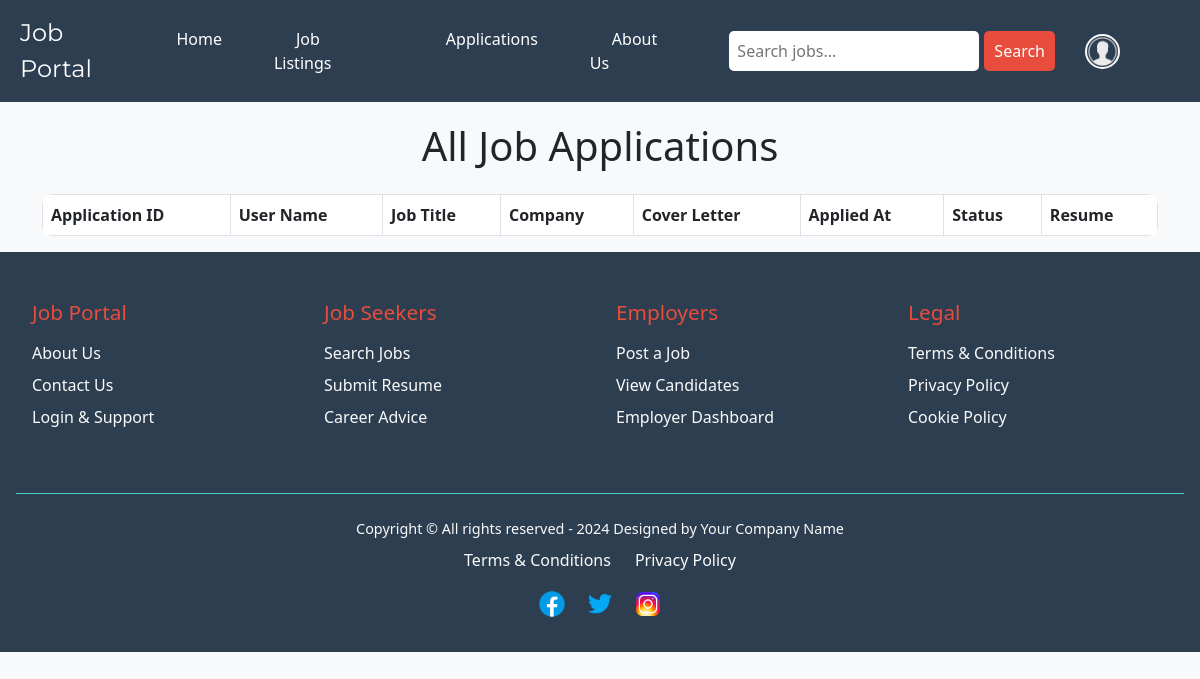
Before: /admin_applications.php (signed in) with the older database file.
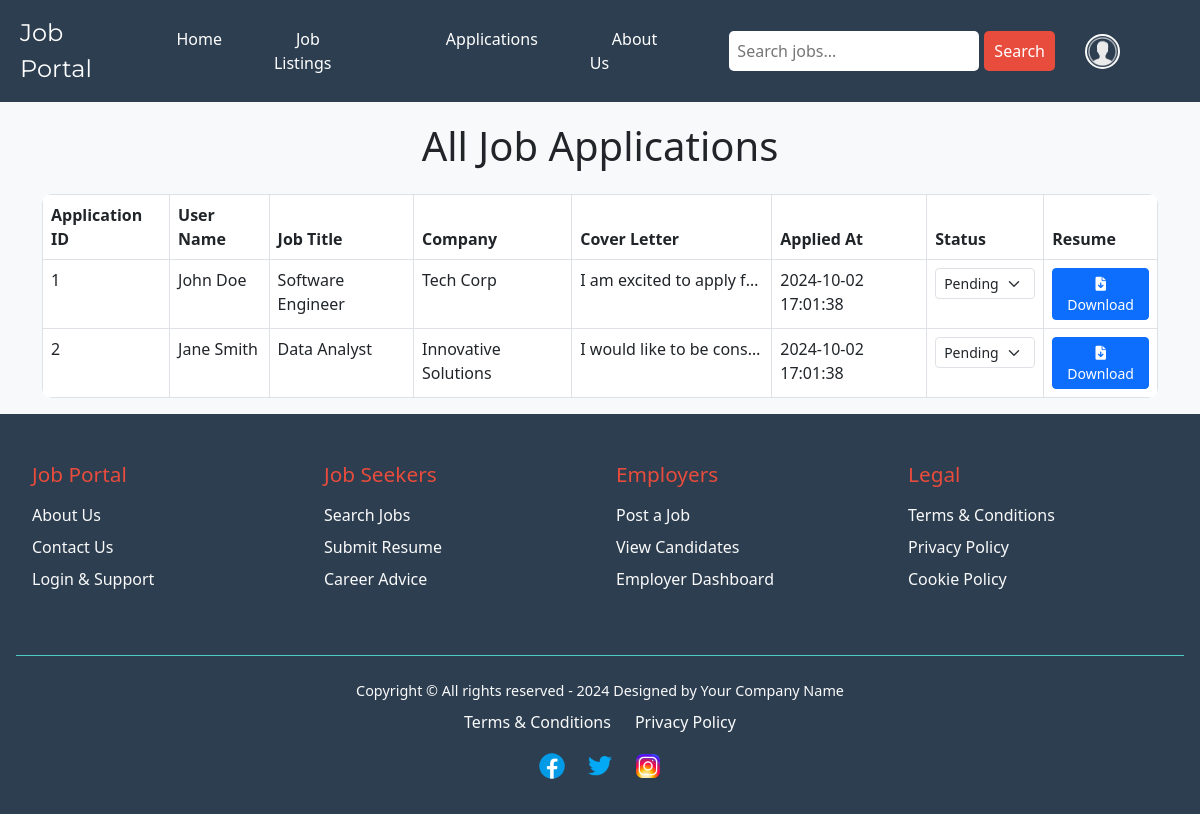
After: the same page with the newer database file.
### tables this page shows
CREATE TABLE `applications` (
  `application_id` INT(11) NOT NULL AUTO_INCREMENT COMMENT 'Unique ID for each application',
  `user_id` INT(11) NOT NULL COMMENT 'ID of the user applying for the job, references users table',
  `job_id` INT(11) NOT NULL COMMENT 'ID of the job being applied to, references jobs table',
  `cover_letter` TEXT DEFAULT NULL COMMENT 'Optional cover letter submitted with the application',
  `applied_at` TIMESTAMP NOT NULL DEFAULT CURRENT_TIMESTAMP COMMENT 'Timestamp when the application was submitted',
  `status` ENUM('pending', 'reviewed', 'accepted', 'rejected') DEFAULT 'pending' COMMENT 'Status of the job application',
  PRIMARY KEY (`application_id`),
  CONSTRAINT `fk_user_id` FOREIGN KEY (`user_id`) REFERENCES `users`(`id`) ON DELETE CASCADE ON UPDATE CASCADE,
  CONSTRAINT `fk_job_id` FOREIGN KEY (`job_id`) REFERENCES `jobs`(`job_id`) ON DELETE CASCADE ON UPDATE CASCADE,
  INDEX `idx_user_id` (`user_id`),
  INDEX `idx_job_id` (`job_id`)
);

CREATE TABLE `users` (
  `id` int(11) NOT NULL AUTO_INCREMENT,
  `name` varchar(100) NOT NULL,
  `email` varchar(100) NOT NULL UNIQUE,
  `password` varchar(255) NOT NULL,
  `phone_number` varchar(20) DEFAULT NULL,
  `type` tinyint(1) NOT NULL DEFAULT 0 COMMENT '0 for client, 1 for admin',
  `created_at` timestamp NOT NULL DEFAULT current_timestamp(),
  `updated_at` timestamp NOT NULL DEFAULT current_timestamp() ON UPDATE current_timestamp(),
  PRIMARY KEY (`id`)
);

CREATE TABLE `jobs` (
  `job_id` int(11) NOT NULL AUTO_INCREMENT,
  `company_id` int(11) NOT NULL,
  `job_title` varchar(255) NOT NULL,
  `description` text NOT NULL,
  `location` varchar(255) NOT NULL,
  `salary` decimal(10,2) DEFAULT NULL,
  `posted_at` timestamp NOT NULL DEFAULT current_timestamp(),
  PRIMARY KEY (`job_id`),
  FOREIGN KEY (`company_id`) REFERENCES `companies`(`company_id`) ON DELETE CASCADE
);

CREATE TABLE `companies` (
  `company_id` int(11) NOT NULL AUTO_INCREMENT,
  `company_name` varchar(255) NOT NULL,
  `email` varchar(100) NOT NULL UNIQUE,
  `address` text NOT NULL,
  `contact_number` varchar(20) DEFAULT NULL,
  `created_at` timestamp NOT NULL DEFAULT current_timestamp(),
  `updated_at` timestamp NOT NULL DEFAULT current_timestamp() ON UPDATE current_timestamp(),
  PRIMARY KEY (`company_id`)
);

### admin_applications.php (the view, shortened to what this page needs)
<?php
include('navBar.php');
$query = "SELECT a.application_id, a.cover_letter, a.applied_at, a.status,
                 u.name AS user_name, j.job_title, c.company_name, a.resume_file
          FROM applications a
          JOIN users u ON a.user_id = u.id
          JOIN jobs j ON a.job_id = j.job_id
          JOIN companies c ON a.company_id = c.company_id";
$result = mysqli_query($con, $query);
?>
<!DOCTYPE html>
<html lang="en">
<head>
    <link rel="stylesheet" href="https://cdnjs.cloudflare.com/ajax/libs/font-awesome/6.0.0-beta3/css/all.min.css">
    <link rel="stylesheet" href="https://cdnjs.cloudflare.com/ajax/libs/bootstrap/5.3.0/css/bootstrap.min.css">
</head>
<body>
<div class="container">
    <h1 class="text-center mb-4">All Job Applications</h1>
    <table class="table table-bordered table-hover">
        <thead>
            <tr>
                <th>Application ID</th>
                <th>User Name</th>
                <th>Job Title</th>
                <th>Company</th>
                <th>Cover Letter</th>
                <th>Applied At</th>
                <th>Status</th>
                <th>Resume</th>
            </tr>
        </thead>
        <tbody>
            <?php while ($row = mysqli_fetch_assoc($result)) : ?>
            <tr>
                <td><?php echo htmlspecialchars($row['application_id']); ?></td>
                <td><?php echo htmlspecialchars($row['user_name']); ?></td>
                <td><?php echo htmlspecialchars($row['job_title']); ?></td>
                <td><?php echo htmlspecialchars($row['company_name']); ?></td>
                <td class="cover-letter" title="<?php echo htmlspecialchars($row['cover_letter']); ?>">
                    <?php echo htmlspecialchars($row['cover_letter']); ?>
                </td>
                <td><?php echo htmlspecialchars($row['applied_at']); ?></td>
                <td>
                    <form action="" method="POST">
                        <select name="status" class="form-select form-select-sm" onchange="this.form.submit()">
                            <option value="pending" <?php echo ($row['status'] == 'pending') ? 'selected' : ''; ?>>Pending</option>
                        </select>
                    </form>
                </td>
                <td>
                    <?php if (!empty($row['resume_file'])) : ?>
                        <a href="<?php echo htmlspecialchars($row['resume_file']); ?>" class="btn btn-primary btn-sm" download>
                            <i class="fas fa-file-download"></i> Download
                        </a>
                    <?php else : ?>
                        No Resume
                    <?php endif; ?>
                </td>
            </tr>
            <?php endwhile; ?>
        </tbody>
    </table>
</div>
<?php
include('footer.php');
?>
</body>
</html>

### navbar.php (shortened to what this page needs)
<!DOCTYPE html>
<html lang="en">
<head>
</head>
<body>
    <header>
        <div class="logo">Job Portal</div>
        <nav>
            <ul>
                <li><a href="home.php">Home</a></li>
                <li><a href="job_listings.php">Job Listings</a></li>
                <li><a href="applications.php">Applications</a></li>
                <li><a href="about_us.php">About Us</a></li>
            </ul>
            <div class="search-bar">
                <input type="text" placeholder="Search jobs...">
                <button>Search</button>
            </div>
            <div class="dropdown">
                <img src="images\profile-icon.png" alt="Profile" class="profile-pic" onclick="toggleProfileDropdown()">
            </div>
        </nav>
    </header>
</body>
</html>

### footer.php (shortened to what this page needs)
<!DOCTYPE html>
<html lang="en">
<head>
</head>
<body>
    <footer id="footer" class="footer hidden">
        <div class="footer-container" style="flex: 1; display: flex; justify-content: space-between; width: 100%;">
            <div class="footer-section">
                <h3>Job Portal</h3>
                <ul>
                    <li><a href="#">About Us</a></li>
                    <li><a href="#">Contact Us</a></li>
                    <li><a href="#">Login & Support</a></li>
                </ul>
            </div>
            <div class="footer-section">
                <h3>Job Seekers</h3>
                <ul>
                    <li><a href="#">Search Jobs</a></li>
                    <li><a href="#">Submit Resume</a></li>
                    <li><a href="#">Career Advice</a></li>
                </ul>
            </div>
            <div class="footer-section">
                <h3>Employers</h3>
                <ul>
                    <li><a href="#">Post a Job</a></li>
                    <li><a href="#">View Candidates</a></li>
                    <li><a href="#">Employer Dashboard</a></li>
                </ul>
            </div>
            <div class="footer-section">
                <h3>Legal</h3>
                <ul>
                    <li><a href="#">Terms & Conditions</a></li>
                    <li><a href="#">Privacy Policy</a></li>
                    <li><a href="#">Cookie Policy</a></li>
                </ul>
            </div>
        </div>
        <div class="footer-bottom">
            <p>Copyright © All rights reserved - 2024 Designed by Your Company Name</p>
            <ul class="bottom-links">
                <li><a href="#">Terms & Conditions</a></li>
                <li><a href="#">Privacy Policy</a></li>
            </ul>
            <div class="social-icons">
                <a href="#"><img src="images/facebook-icon.png" alt="Facebook"></a>
                <a href="#"><img src="images/twitter-icon.png" alt="Twitter"></a>
                <a href="#"><img src="images/instagram-icon.png" alt="Instagram"></a>
            </div>
        </div>
    </footer>
</body>
</html>

### navbar.php (style rules this page uses)
body { margin: 0; font-family: 'Open Sans', sans-serif; background-color: #FAFAFA; }
header { display: flex; justify-content: space-between; align-items: center; background-color: #2c3e50; padding: 15px 20px; color: white; }
.logo { font-size: 24px; font-family: 'Montserrat', sans-serif; }
nav { display: flex; align-items: center; }
nav ul { list-style: none; display: flex; margin: 0; padding: 0; }
nav ul li { margin: 0 15px; }
nav a { color: white; text-decoration: none; transition: color 0.3s, border 0.3s; padding: 10px 20px; border-radius: 5px; border: 2px solid transparent; }
.dropdown { position: relative; display: inline-block; margin-left: 20px; }
.search-bar { display: flex; align-items: center; margin-left: 20px; }
.search-bar input { padding: 8px; border: none; border-radius: 5px; width: 250px; }
.search-bar button { padding: 8px 10px; border: none; border-radius: 5px; background-color: #e74c3c; color: white; margin-left: 5px; cursor: pointer; transition: background-color 0.3s; }
.profile-pic { width: 35px; height: 35px; border-radius: 50%; margin-left: 10px; margin-right: 60px; border: 2px solid #FAFAFA; cursor: pointer; }

### admin_applications.php (style rules this page uses)
body { background-color: #f8f9fa; }
.container { margin-top: 20px; }
.table { background-color: #fff; border-radius: 10px; overflow: hidden; }
th { background-color: #007bff; color: white; }
.cover-letter { max-width: 200px; overflow: hidden; text-overflow: ellipsis; white-space: nowrap; }

### footer.php (style rules this page uses)
.footer { opacity: 0; transition: opacity 1s ease-in; background-color: #2c3e50; color: #fafafa; padding: 2rem 1rem; display: flex; flex-wrap: wrap; justify-content: space-between; }
.footer.visible { opacity: 1; }
.footer-section { flex: 1; margin: 1rem; }
.footer-section h3 { font-size: 1.3rem; margin-bottom: 1rem; color: #e74c3c; }
.footer-section ul { list-style: none; padding: 0; }
.footer-section li { margin: 0.5rem 0; }
.footer-section a { color: #fafafa; text-decoration: none; transition: color 0.3s; }
.footer-bottom { text-align: center; width: 100%; margin-top: 2rem; border-top: 1px solid #4ecdc4; padding-top: 1rem; }
.footer-bottom p { font-size: 0.9rem; margin: 0.5rem 0; }
.bottom-links { list-style: none; padding: 0; display: flex; justify-content: center; gap: 1.5rem; }
.bottom-links li a { color: #fafafa; text-decoration: none; transition: color 0.3s; }
.social-icons { display: flex; justify-content: center; gap: 1rem; margin-top: 1rem; }
.social-icons a img { width: 32px; height: 32px; transition: transform 0.3s; }

Changed rows visible on the page:
now on this page (row edited): applications: application_id "1", user.name "John Doe", job.job_title "Software Engineer", company.company_name "Tech Corp", cover_letter "I am excited to apply f…", applied_at "2024-10-02 17:01:38", status "Pending"
now on this page (row edited): applications: application_id "2", user.name "Jane Smith", job.job_title "Data Analyst", company.company_name "Innovative Solutions", cover_letter "I would like to be cons…", applied_at "2024-10-02 17:01:38", status "Pending"
